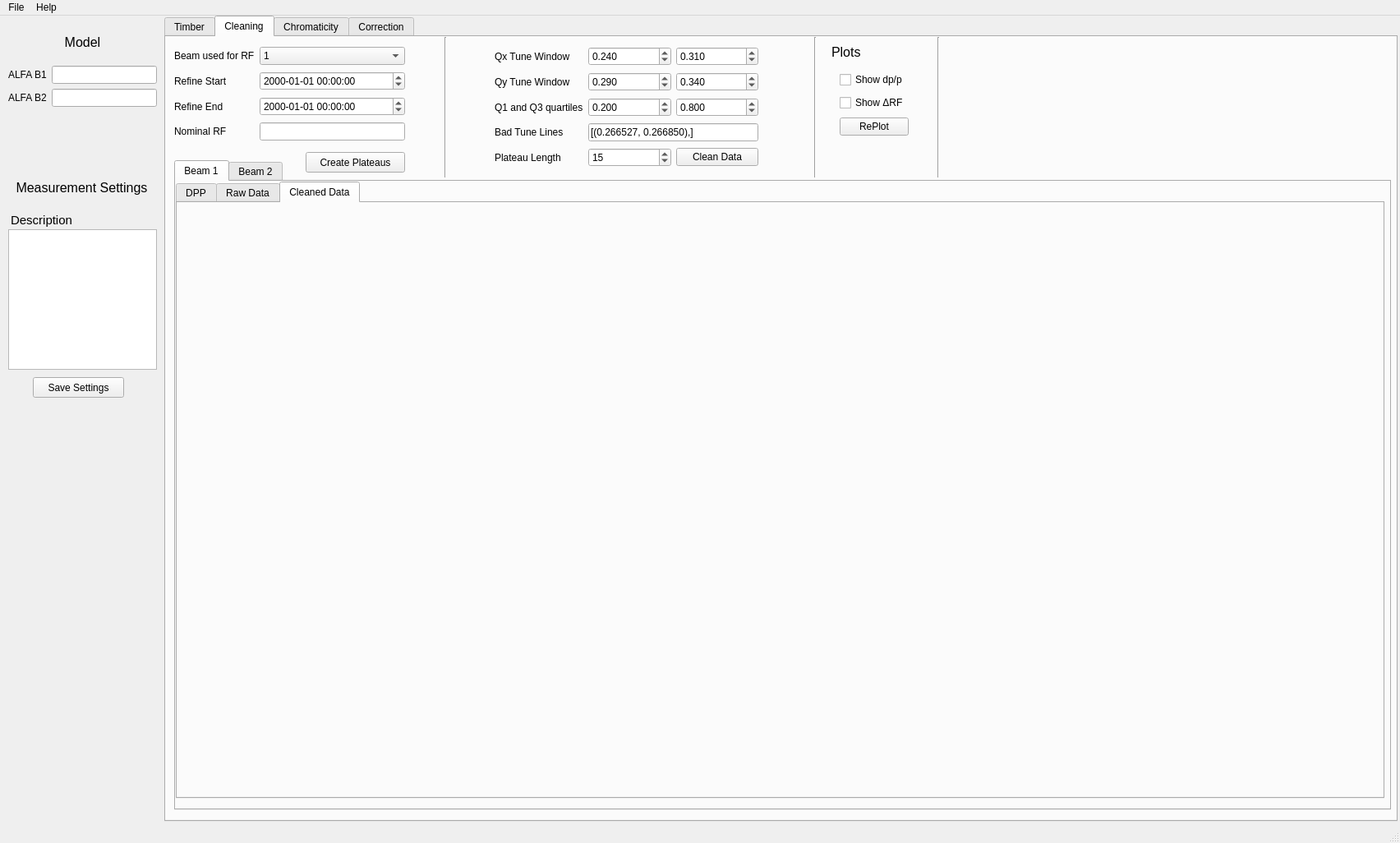
<?xml version="1.0" encoding="UTF-8"?>
<ui version="4.0">
 <class>mainWindow</class>
 <widget class="QMainWindow" name="mainWindow">
  <property name="geometry">
   <rect>
    <x>0</x>
    <y>0</y>
    <width>1704</width>
    <height>1026</height>
   </rect>
  </property>
  <property name="windowTitle">
   <string>Non-Linear Chromaticity GUI</string>
  </property>
  <widget class="QWidget" name="centralwidget">
   <widget class="QTabWidget" name="tabWidget">
    <property name="geometry">
     <rect>
      <x>200</x>
      <y>0</y>
      <width>1501</width>
      <height>981</height>
     </rect>
    </property>
    <property name="currentIndex">
     <number>1</number>
    </property>
    <widget class="QWidget" name="timberTab">
     <property name="font">
      <font>
       <weight>50</weight>
       <bold>false</bold>
      </font>
     </property>
     <attribute name="title">
      <string>Timber</string>
     </attribute>
     <widget class="QPushButton" name="extractTimberButton">
      <property name="geometry">
       <rect>
        <x>20</x>
        <y>110</y>
        <width>241</width>
        <height>25</height>
       </rect>
      </property>
      <property name="text">
       <string>Extract Data</string>
      </property>
     </widget>
     <widget class="QLabel" name="statusTimberExtractionLabel">
      <property name="geometry">
       <rect>
        <x>20</x>
        <y>150</y>
        <width>241</width>
        <height>141</height>
       </rect>
      </property>
      <property name="layoutDirection">
       <enum>Qt::LeftToRight</enum>
      </property>
      <property name="text">
       <string/>
      </property>
      <property name="alignment">
       <set>Qt::AlignHCenter|Qt::AlignTop</set>
      </property>
     </widget>
     <widget class="QWidget" name="layoutWidget">
      <property name="geometry">
       <rect>
        <x>10</x>
        <y>10</y>
        <width>301</width>
        <height>89</height>
       </rect>
      </property>
      <layout class="QGridLayout" name="gridLayout_3">
       <item row="2" column="1">
        <widget class="QDateTimeEdit" name="endTimeTimberEdit">
         <property name="date">
          <date>
           <year>2022</year>
           <month>1</month>
           <day>1</day>
          </date>
         </property>
         <property name="displayFormat">
          <string>yyyy-MM-dd HH:mm:ss</string>
         </property>
         <property name="calendarPopup">
          <bool>true</bool>
         </property>
        </widget>
       </item>
       <item row="1" column="0">
        <widget class="QLabel" name="label">
         <property name="toolTip">
          <string>Start time of measurement, in local time</string>
         </property>
         <property name="text">
          <string>Start of Measurement</string>
         </property>
        </widget>
       </item>
       <item row="1" column="1">
        <widget class="QDateTimeEdit" name="startTimeTimberEdit">
         <property name="dateTime">
          <datetime>
           <hour>0</hour>
           <minute>0</minute>
           <second>0</second>
           <year>2022</year>
           <month>1</month>
           <day>1</day>
          </datetime>
         </property>
         <property name="displayFormat">
          <string>yyyy-MM-dd HH:mm:ss</string>
         </property>
         <property name="calendarPopup">
          <bool>true</bool>
         </property>
        </widget>
       </item>
       <item row="2" column="0">
        <widget class="QLabel" name="label_2">
         <property name="toolTip">
          <string>End time of measurement, in local time</string>
         </property>
         <property name="text">
          <string>End of Measurement</string>
         </property>
        </widget>
       </item>
       <item row="3" column="0">
        <widget class="QLabel" name="label_3">
         <property name="text">
          <string>Extract raw BBQ</string>
         </property>
        </widget>
       </item>
       <item row="3" column="1">
        <widget class="QCheckBox" name="rawBBQCheckBox">
         <property name="sizePolicy">
          <sizepolicy hsizetype="Minimum" vsizetype="Fixed">
           <horstretch>0</horstretch>
           <verstretch>0</verstretch>
          </sizepolicy>
         </property>
         <property name="layoutDirection">
          <enum>Qt::LeftToRight</enum>
         </property>
         <property name="autoFillBackground">
          <bool>false</bool>
         </property>
         <property name="text">
          <string/>
         </property>
         <property name="tristate">
          <bool>false</bool>
         </property>
        </widget>
       </item>
      </layout>
     </widget>
    </widget>
    <widget class="QWidget" name="cleaningTab">
     <attribute name="title">
      <string>Cleaning</string>
     </attribute>
     <widget class="QPushButton" name="createPlateausButton">
      <property name="geometry">
       <rect>
        <x>170</x>
        <y>140</y>
        <width>121</width>
        <height>25</height>
       </rect>
      </property>
      <property name="text">
       <string>Create Plateaus</string>
      </property>
     </widget>
     <widget class="QTabWidget" name="cleaningPlotsTab">
      <property name="geometry">
       <rect>
        <x>10</x>
        <y>150</y>
        <width>1481</width>
        <height>791</height>
       </rect>
      </property>
      <property name="currentIndex">
       <number>0</number>
      </property>
      <widget class="QWidget" name="beam1PlotsTab">
       <attribute name="title">
        <string>Beam 1</string>
       </attribute>
       <widget class="QTabWidget" name="tabCleaningB1">
        <property name="geometry">
         <rect>
          <x>0</x>
          <y>0</y>
          <width>1471</width>
          <height>751</height>
         </rect>
        </property>
        <property name="currentIndex">
         <number>2</number>
        </property>
        <property name="tabBarAutoHide">
         <bool>true</bool>
        </property>
        <widget class="QWidget" name="tab">
         <attribute name="title">
          <string>DPP</string>
         </attribute>
         <widget class="QWidget" name="horizontalLayoutWidget">
          <property name="geometry">
           <rect>
            <x>0</x>
            <y>0</y>
            <width>1461</width>
            <height>711</height>
           </rect>
          </property>
          <layout class="QHBoxLayout" name="cleaningPlotB1Layout"/>
         </widget>
        </widget>
        <widget class="QWidget" name="tab_5">
         <attribute name="title">
          <string>Raw Data</string>
         </attribute>
         <widget class="QWidget" name="horizontalLayoutWidget_3">
          <property name="geometry">
           <rect>
            <x>0</x>
            <y>0</y>
            <width>1461</width>
            <height>711</height>
           </rect>
          </property>
          <layout class="QHBoxLayout" name="rawPlotB1Layout"/>
         </widget>
        </widget>
        <widget class="QWidget" name="tab_2">
         <attribute name="title">
          <string>Cleaned Data</string>
         </attribute>
         <widget class="QWidget" name="horizontalLayoutWidget_7">
          <property name="geometry">
           <rect>
            <x>0</x>
            <y>0</y>
            <width>1461</width>
            <height>711</height>
           </rect>
          </property>
          <layout class="QHBoxLayout" name="cleanPlotB1Layout"/>
         </widget>
        </widget>
       </widget>
      </widget>
      <widget class="QWidget" name="beam2PlotsTab">
       <attribute name="title">
        <string>Beam 2</string>
       </attribute>
       <widget class="QTabWidget" name="tabCleaningB2">
        <property name="geometry">
         <rect>
          <x>0</x>
          <y>0</y>
          <width>1471</width>
          <height>751</height>
         </rect>
        </property>
        <property name="currentIndex">
         <number>2</number>
        </property>
        <property name="tabBarAutoHide">
         <bool>false</bool>
        </property>
        <widget class="QWidget" name="tab_3">
         <attribute name="title">
          <string>DPP</string>
         </attribute>
         <widget class="QWidget" name="horizontalLayoutWidget_2">
          <property name="geometry">
           <rect>
            <x>0</x>
            <y>0</y>
            <width>1461</width>
            <height>711</height>
           </rect>
          </property>
          <layout class="QHBoxLayout" name="cleaningPlotB2Layout"/>
         </widget>
        </widget>
        <widget class="QWidget" name="tab_6">
         <attribute name="title">
          <string>Raw Data</string>
         </attribute>
         <widget class="QWidget" name="horizontalLayoutWidget_4">
          <property name="geometry">
           <rect>
            <x>0</x>
            <y>0</y>
            <width>1461</width>
            <height>711</height>
           </rect>
          </property>
          <layout class="QHBoxLayout" name="rawPlotB2Layout"/>
         </widget>
        </widget>
        <widget class="QWidget" name="tab_4">
         <attribute name="title">
          <string>Cleaned Data</string>
         </attribute>
         <widget class="QWidget" name="horizontalLayoutWidget_8">
          <property name="geometry">
           <rect>
            <x>0</x>
            <y>0</y>
            <width>1461</width>
            <height>711</height>
           </rect>
          </property>
          <layout class="QHBoxLayout" name="cleanPlotB2Layout"/>
         </widget>
        </widget>
       </widget>
      </widget>
     </widget>
     <widget class="QWidget" name="cleaningWidget" native="true">
      <property name="geometry">
       <rect>
        <x>360</x>
        <y>10</y>
        <width>411</width>
        <height>161</height>
       </rect>
      </property>
      <widget class="QWidget" name="layoutWidget">
       <property name="geometry">
        <rect>
         <x>40</x>
         <y>0</y>
         <width>321</width>
         <height>155</height>
        </rect>
       </property>
       <layout class="QGridLayout" name="gridLayout_5">
        <item row="0" column="0">
         <widget class="QLabel" name="label_7">
          <property name="text">
           <string>Qx Tune Window</string>
          </property>
         </widget>
        </item>
        <item row="2" column="2">
         <widget class="QDoubleSpinBox" name="q3Quartile">
          <property name="decimals">
           <number>3</number>
          </property>
          <property name="singleStep">
           <double>0.050000000000000</double>
          </property>
          <property name="value">
           <double>0.800000000000000</double>
          </property>
         </widget>
        </item>
        <item row="4" column="0">
         <widget class="QLabel" name="label_15">
          <property name="text">
           <string>Plateau Length</string>
          </property>
         </widget>
        </item>
        <item row="0" column="2">
         <widget class="QDoubleSpinBox" name="qxWindowHigh">
          <property name="decimals">
           <number>3</number>
          </property>
          <property name="singleStep">
           <double>0.010000000000000</double>
          </property>
          <property name="value">
           <double>0.310000000000000</double>
          </property>
         </widget>
        </item>
        <item row="1" column="1">
         <widget class="QDoubleSpinBox" name="qyWindowLow">
          <property name="decimals">
           <number>3</number>
          </property>
          <property name="singleStep">
           <double>0.010000000000000</double>
          </property>
          <property name="value">
           <double>0.290000000000000</double>
          </property>
         </widget>
        </item>
        <item row="1" column="2">
         <widget class="QDoubleSpinBox" name="qyWindowHigh">
          <property name="decimals">
           <number>3</number>
          </property>
          <property name="singleStep">
           <double>0.010000000000000</double>
          </property>
          <property name="value">
           <double>0.340000000000000</double>
          </property>
         </widget>
        </item>
        <item row="1" column="0">
         <widget class="QLabel" name="label_8">
          <property name="text">
           <string>Qy Tune Window</string>
          </property>
         </widget>
        </item>
        <item row="0" column="1">
         <widget class="QDoubleSpinBox" name="qxWindowLow">
          <property name="decimals">
           <number>3</number>
          </property>
          <property name="singleStep">
           <double>0.010000000000000</double>
          </property>
          <property name="value">
           <double>0.240000000000000</double>
          </property>
         </widget>
        </item>
        <item row="2" column="1">
         <widget class="QDoubleSpinBox" name="q1Quartile">
          <property name="decimals">
           <number>3</number>
          </property>
          <property name="singleStep">
           <double>0.050000000000000</double>
          </property>
          <property name="value">
           <double>0.200000000000000</double>
          </property>
         </widget>
        </item>
        <item row="2" column="0">
         <widget class="QLabel" name="label_14">
          <property name="text">
           <string>Q1 and Q3 quartiles</string>
          </property>
         </widget>
        </item>
        <item row="4" column="1">
         <widget class="QSpinBox" name="plateauLength">
          <property name="minimum">
           <number>1</number>
          </property>
          <property name="value">
           <number>15</number>
          </property>
         </widget>
        </item>
        <item row="3" column="1" colspan="2">
         <widget class="QLineEdit" name="badTunesLineEdit">
          <property name="text">
           <string>[(0.266527, 0.266850),]</string>
          </property>
          <property name="placeholderText">
           <string/>
          </property>
         </widget>
        </item>
        <item row="3" column="0">
         <widget class="QLabel" name="label_16">
          <property name="text">
           <string>Bad Tune Lines</string>
          </property>
         </widget>
        </item>
        <item row="4" column="2">
         <widget class="QPushButton" name="cleanDataButton">
          <property name="text">
           <string>Clean Data</string>
          </property>
         </widget>
        </item>
       </layout>
      </widget>
     </widget>
     <widget class="Line" name="line">
      <property name="geometry">
       <rect>
        <x>330</x>
        <y>0</y>
        <width>20</width>
        <height>171</height>
       </rect>
      </property>
      <property name="orientation">
       <enum>Qt::Vertical</enum>
      </property>
     </widget>
     <widget class="Line" name="line_2">
      <property name="geometry">
       <rect>
        <x>780</x>
        <y>0</y>
        <width>20</width>
        <height>171</height>
       </rect>
      </property>
      <property name="orientation">
       <enum>Qt::Vertical</enum>
      </property>
     </widget>
     <widget class="QLabel" name="label_17">
      <property name="geometry">
       <rect>
        <x>810</x>
        <y>10</y>
        <width>51</width>
        <height>17</height>
       </rect>
      </property>
      <property name="font">
       <font>
        <pointsize>12</pointsize>
       </font>
      </property>
      <property name="text">
       <string>Plots</string>
      </property>
     </widget>
     <widget class="Line" name="line_3">
      <property name="geometry">
       <rect>
        <x>930</x>
        <y>0</y>
        <width>20</width>
        <height>171</height>
       </rect>
      </property>
      <property name="orientation">
       <enum>Qt::Vertical</enum>
      </property>
     </widget>
     <widget class="QWidget" name="layoutWidget">
      <property name="geometry">
       <rect>
        <x>10</x>
        <y>10</y>
        <width>281</width>
        <height>122</height>
       </rect>
      </property>
      <layout class="QGridLayout" name="gridLayout_4">
       <item row="2" column="0">
        <widget class="QLabel" name="label_6">
         <property name="text">
          <string>Refine End</string>
         </property>
        </widget>
       </item>
       <item row="0" column="1">
        <widget class="QComboBox" name="rfBeamComboBox">
         <property name="layoutDirection">
          <enum>Qt::LeftToRight</enum>
         </property>
         <property name="insertPolicy">
          <enum>QComboBox::InsertAtBottom</enum>
         </property>
         <property name="modelColumn">
          <number>0</number>
         </property>
         <item>
          <property name="text">
           <string>1</string>
          </property>
         </item>
         <item>
          <property name="text">
           <string>2</string>
          </property>
         </item>
        </widget>
       </item>
       <item row="0" column="0">
        <widget class="QLabel" name="label_4">
         <property name="toolTip">
          <string>The RF Frequency isn't always registered for both beams. Usually only BEAM 1 contains the data.</string>
         </property>
         <property name="text">
          <string>Beam used for RF</string>
         </property>
        </widget>
       </item>
       <item row="2" column="1">
        <widget class="QDateTimeEdit" name="endPlateauDateTimeEdit">
         <property name="displayFormat">
          <string>yyyy-MM-dd HH:mm:ss</string>
         </property>
        </widget>
       </item>
       <item row="1" column="0">
        <widget class="QLabel" name="label_5">
         <property name="text">
          <string>Refine Start</string>
         </property>
        </widget>
       </item>
       <item row="1" column="1">
        <widget class="QDateTimeEdit" name="startPlateauDateTimeEdit">
         <property name="displayFormat">
          <string>yyyy-MM-dd HH:mm:ss</string>
         </property>
        </widget>
       </item>
       <item row="3" column="1">
        <widget class="QLineEdit" name="nominalRfLineEdit">
         <property name="enabled">
          <bool>true</bool>
         </property>
         <property name="text">
          <string/>
         </property>
        </widget>
       </item>
       <item row="3" column="0">
        <widget class="QLabel" name="nominalRfLabel">
         <property name="toolTip">
          <string>&lt;html&gt;&lt;head/&gt;&lt;body&gt;&lt;p&gt;Nominal Frequency of the RF (Usually around 400_788_869).&lt;/p&gt;&lt;p&gt;If set to 0 or &lt;span style=&quot; font-style:italic;&quot;&gt;None&lt;/span&gt;, it will default to the first value of the measurement.&lt;/p&gt;&lt;/body&gt;&lt;/html&gt;</string>
         </property>
         <property name="text">
          <string>Nominal RF</string>
         </property>
        </widget>
       </item>
      </layout>
     </widget>
     <widget class="QWidget" name="layoutWidget">
      <property name="geometry">
       <rect>
        <x>820</x>
        <y>40</y>
        <width>84</width>
        <height>85</height>
       </rect>
      </property>
      <layout class="QGridLayout" name="gridLayout_8">
       <item row="1" column="0">
        <widget class="QCheckBox" name="showDeltaRfCheckBox">
         <property name="text">
          <string>Show ΔRF</string>
         </property>
        </widget>
       </item>
       <item row="0" column="0">
        <widget class="QCheckBox" name="showDppCheckBox">
         <property name="text">
          <string>Show dp/p</string>
         </property>
        </widget>
       </item>
       <item row="2" column="0">
        <widget class="QPushButton" name="RePlotCleaningButton">
         <property name="text">
          <string>RePlot</string>
         </property>
        </widget>
       </item>
      </layout>
     </widget>
     <zorder>cleaningPlotsTab</zorder>
     <zorder>createPlateausButton</zorder>
     <zorder>cleaningWidget</zorder>
     <zorder>line</zorder>
     <zorder>line_2</zorder>
     <zorder>label_17</zorder>
     <zorder>line_3</zorder>
     <zorder>layoutWidget</zorder>
     <zorder>layoutWidget</zorder>
    </widget>
    <widget class="QWidget" name="chromaticityTab">
     <attribute name="title">
      <string>Chromaticity</string>
     </attribute>
     <widget class="QTabWidget" name="beamChromaticityTabWidget">
      <property name="geometry">
       <rect>
        <x>10</x>
        <y>130</y>
        <width>1481</width>
        <height>811</height>
       </rect>
      </property>
      <property name="currentIndex">
       <number>0</number>
      </property>
      <widget class="QWidget" name="tab_10">
       <attribute name="title">
        <string>Beam 1</string>
       </attribute>
       <widget class="QWidget" name="horizontalLayoutWidget_9">
        <property name="geometry">
         <rect>
          <x>0</x>
          <y>0</y>
          <width>1471</width>
          <height>771</height>
         </rect>
        </property>
        <layout class="QHBoxLayout" name="beam1ChromaLayout"/>
       </widget>
      </widget>
      <widget class="QWidget" name="tab_11">
       <attribute name="title">
        <string>Beam 2</string>
       </attribute>
       <widget class="QWidget" name="horizontalLayoutWidget_10">
        <property name="geometry">
         <rect>
          <x>0</x>
          <y>0</y>
          <width>1471</width>
          <height>771</height>
         </rect>
        </property>
        <layout class="QHBoxLayout" name="beam2ChromaLayout"/>
       </widget>
      </widget>
     </widget>
     <widget class="QPushButton" name="computeChromaButton">
      <property name="geometry">
       <rect>
        <x>10</x>
        <y>90</y>
        <width>131</width>
        <height>25</height>
       </rect>
      </property>
      <property name="text">
       <string>Compute Chromaticity</string>
      </property>
     </widget>
     <widget class="QTableView" name="beamChromaticityTableView">
      <property name="geometry">
       <rect>
        <x>470</x>
        <y>60</y>
        <width>831</width>
        <height>91</height>
       </rect>
      </property>
      <property name="gridStyle">
       <enum>Qt::NoPen</enum>
      </property>
      <property name="sortingEnabled">
       <bool>false</bool>
      </property>
      <attribute name="horizontalHeaderStretchLastSection">
       <bool>false</bool>
      </attribute>
     </widget>
     <widget class="QWidget" name="layoutWidget">
      <property name="geometry">
       <rect>
        <x>10</x>
        <y>10</y>
        <width>306</width>
        <height>61</height>
       </rect>
      </property>
      <layout class="QGridLayout" name="gridLayout_12">
       <item row="0" column="0">
        <layout class="QGridLayout" name="gridLayout_9">
         <item row="0" column="5">
          <widget class="QCheckBox" name="ChromaOrder7CheckBox">
           <property name="text">
            <string>7</string>
           </property>
          </widget>
         </item>
         <item row="0" column="3">
          <widget class="QCheckBox" name="ChromaOrder5CheckBox">
           <property name="text">
            <string>5</string>
           </property>
          </widget>
         </item>
         <item row="0" column="4">
          <widget class="QCheckBox" name="ChromaOrder6CheckBox">
           <property name="text">
            <string>6</string>
           </property>
          </widget>
         </item>
         <item row="0" column="1">
          <widget class="QCheckBox" name="ChromaOrder3CheckBox">
           <property name="text">
            <string>3</string>
           </property>
           <property name="checked">
            <bool>true</bool>
           </property>
          </widget>
         </item>
         <item row="0" column="0">
          <widget class="QLabel" name="label_18">
           <property name="text">
            <string>Chromaticity Orders </string>
           </property>
          </widget>
         </item>
         <item row="0" column="2">
          <widget class="QCheckBox" name="ChromaOrder4CheckBox">
           <property name="text">
            <string>4</string>
           </property>
          </widget>
         </item>
        </layout>
       </item>
       <item row="1" column="0">
        <layout class="QGridLayout" name="gridLayout_11">
         <item row="0" column="0">
          <widget class="QLabel" name="label_21">
           <property name="text">
            <string>DPP Range</string>
           </property>
          </widget>
         </item>
         <item row="0" column="1">
          <widget class="QDoubleSpinBox" name="dppRangeLowSpinBox">
           <property name="decimals">
            <number>4</number>
           </property>
           <property name="minimum">
            <double>-99.989999999999995</double>
           </property>
           <property name="singleStep">
            <double>0.000100000000000</double>
           </property>
           <property name="value">
            <double>-0.005000000000000</double>
           </property>
          </widget>
         </item>
         <item row="0" column="2">
          <widget class="QDoubleSpinBox" name="dppRangeHighSpinBox">
           <property name="decimals">
            <number>4</number>
           </property>
           <property name="minimum">
            <double>-99.989999999999995</double>
           </property>
           <property name="singleStep">
            <double>0.000100000000000</double>
           </property>
           <property name="value">
            <double>0.005000000000000</double>
           </property>
          </widget>
         </item>
        </layout>
       </item>
      </layout>
     </widget>
     <widget class="QLabel" name="chromaticityFormulaLabel">
      <property name="geometry">
       <rect>
        <x>430</x>
        <y>9</y>
        <width>911</width>
        <height>41</height>
       </rect>
      </property>
      <property name="text">
       <string/>
      </property>
      <property name="alignment">
       <set>Qt::AlignCenter</set>
      </property>
     </widget>
    </widget>
    <widget class="QWidget" name="correctionTab">
     <property name="enabled">
      <bool>false</bool>
     </property>
     <attribute name="title">
      <string>Correction</string>
     </attribute>
     <widget class="QPushButton" name="correctionButton">
      <property name="geometry">
       <rect>
        <x>630</x>
        <y>100</y>
        <width>171</width>
        <height>25</height>
       </rect>
      </property>
      <property name="text">
       <string>Correct</string>
      </property>
     </widget>
     <widget class="QWidget" name="layoutWidget">
      <property name="geometry">
       <rect>
        <x>21</x>
        <y>31</y>
        <width>471</width>
        <height>130</height>
       </rect>
      </property>
      <layout class="QVBoxLayout" name="verticalLayout_4">
       <item>
        <layout class="QVBoxLayout" name="verticalLayout_3">
         <item>
          <layout class="QHBoxLayout" name="horizontalLayout_3">
           <item>
            <widget class="QLabel" name="label_9">
             <property name="toolTip">
              <string>Optics directory of the measurement to correct</string>
             </property>
             <property name="whatsThis">
              <string/>
             </property>
             <property name="text">
              <string>Measurement to correct</string>
             </property>
            </widget>
           </item>
           <item>
            <widget class="QLineEdit" name="measurementCorrectionLineEdit">
             <property name="text">
              <string/>
             </property>
            </widget>
           </item>
           <item>
            <widget class="QToolButton" name="mesurementCorrectionToolButton">
             <property name="text">
              <string>...</string>
             </property>
            </widget>
           </item>
          </layout>
         </item>
        </layout>
       </item>
       <item>
        <layout class="QHBoxLayout" name="horizontalLayout">
         <item>
          <layout class="QVBoxLayout" name="verticalLayout_7">
           <item>
            <widget class="QLabel" name="label_33">
             <property name="text">
              <string>Chromaticity Factor</string>
             </property>
            </widget>
           </item>
           <item>
            <widget class="QLabel" name="label_34">
             <property name="text">
              <string>rcond</string>
             </property>
            </widget>
           </item>
           <item>
            <widget class="QLabel" name="label_10">
             <property name="text">
              <string>Observables to correct</string>
             </property>
            </widget>
           </item>
          </layout>
         </item>
         <item>
          <layout class="QVBoxLayout" name="verticalCorrectionLayout">
           <item>
            <widget class="QSpinBox" name="factorChromaSpinBox">
             <property name="maximum">
              <number>10000</number>
             </property>
             <property name="value">
              <number>520</number>
             </property>
            </widget>
           </item>
           <item>
            <widget class="QDoubleSpinBox" name="rcondCorrectionSpinBox">
             <property name="singleStep">
              <double>0.000010000000000</double>
             </property>
             <property name="value">
              <double>0.010000000000000</double>
             </property>
            </widget>
           </item>
           <item>
            <widget class="QComboBox" name="observablesCorrectionComboBox"/>
           </item>
          </layout>
         </item>
        </layout>
       </item>
      </layout>
     </widget>
    </widget>
   </widget>
   <widget class="QPushButton" name="saveSettingsButton">
    <property name="geometry">
     <rect>
      <x>40</x>
      <y>440</y>
      <width>111</width>
      <height>25</height>
     </rect>
    </property>
    <property name="text">
     <string>Save Settings</string>
    </property>
   </widget>
   <widget class="QWidget" name="layoutWidget">
    <property name="geometry">
     <rect>
      <x>10</x>
      <y>10</y>
      <width>181</width>
      <height>101</height>
     </rect>
    </property>
    <layout class="QVBoxLayout" name="verticalLayout">
     <item>
      <widget class="QLabel" name="modelLabel">
       <property name="font">
        <font>
         <pointsize>12</pointsize>
        </font>
       </property>
       <property name="toolTip">
        <string>Model information. Click for more details.</string>
       </property>
       <property name="text">
        <string>Model</string>
       </property>
       <property name="alignment">
        <set>Qt::AlignCenter</set>
       </property>
      </widget>
     </item>
     <item>
      <layout class="QGridLayout" name="gridLayout">
       <item row="0" column="1">
        <widget class="QLineEdit" name="alfaB1LineEdit">
         <property name="enabled">
          <bool>true</bool>
         </property>
         <property name="text">
          <string/>
         </property>
        </widget>
       </item>
       <item row="0" column="0">
        <widget class="QLabel" name="alfaB1Label">
         <property name="text">
          <string>ALFA B1</string>
         </property>
        </widget>
       </item>
       <item row="1" column="0">
        <widget class="QLabel" name="alfaB2Label">
         <property name="text">
          <string>ALFA B2</string>
         </property>
        </widget>
       </item>
       <item row="1" column="1">
        <widget class="QLineEdit" name="alfaB2LineEdit">
         <property name="enabled">
          <bool>true</bool>
         </property>
         <property name="text">
          <string/>
         </property>
        </widget>
       </item>
      </layout>
     </item>
    </layout>
   </widget>
   <widget class="QPlainTextEdit" name="descriptionPlainTextEdit">
    <property name="geometry">
     <rect>
      <x>10</x>
      <y>260</y>
      <width>181</width>
      <height>171</height>
     </rect>
    </property>
   </widget>
   <widget class="QLabel" name="label_11">
    <property name="geometry">
     <rect>
      <x>0</x>
      <y>240</y>
      <width>101</width>
      <height>17</height>
     </rect>
    </property>
    <property name="font">
     <font>
      <pointsize>11</pointsize>
     </font>
    </property>
    <property name="text">
     <string>Description</string>
    </property>
    <property name="alignment">
     <set>Qt::AlignCenter</set>
    </property>
   </widget>
   <widget class="QLabel" name="measurementLabel">
    <property name="geometry">
     <rect>
      <x>10</x>
      <y>170</y>
      <width>179</width>
      <height>79</height>
     </rect>
    </property>
    <property name="font">
     <font>
      <pointsize>12</pointsize>
     </font>
    </property>
    <property name="text">
     <string>Measurement Settings</string>
    </property>
    <property name="alignment">
     <set>Qt::AlignCenter</set>
    </property>
   </widget>
  </widget>
  <widget class="QMenuBar" name="menubar">
   <property name="geometry">
    <rect>
     <x>0</x>
     <y>0</y>
     <width>1704</width>
     <height>22</height>
    </rect>
   </property>
   <widget class="QMenu" name="menuFile">
    <property name="title">
     <string>File</string>
    </property>
    <addaction name="separator"/>
    <addaction name="actionNew"/>
    <addaction name="actionOpen"/>
    <addaction name="separator"/>
    <addaction name="actionQuit"/>
   </widget>
   <widget class="QMenu" name="menuAbout">
    <property name="title">
     <string>Help</string>
    </property>
    <addaction name="actionAbout"/>
   </widget>
   <addaction name="menuFile"/>
   <addaction name="menuAbout"/>
  </widget>
  <widget class="QStatusBar" name="statusbar"/>
  <action name="actionNew">
   <property name="text">
    <string>New</string>
   </property>
  </action>
  <action name="actionOpen">
   <property name="text">
    <string>Open</string>
   </property>
  </action>
  <action name="actionAbout">
   <property name="text">
    <string>About</string>
   </property>
  </action>
  <action name="actionQuit">
   <property name="text">
    <string>Quit</string>
   </property>
  </action>
 </widget>
 <resources/>
 <connections>
  <connection>
   <sender>actionNew</sender>
   <signal>triggered()</signal>
   <receiver>mainWindow</receiver>
   <slot>newMeasurementClicked()</slot>
   <hints>
    <hint type="sourcelabel">
     <x>-1</x>
     <y>-1</y>
    </hint>
    <hint type="destinationlabel">
     <x>849</x>
     <y>512</y>
    </hint>
   </hints>
  </connection>
  <connection>
   <sender>actionOpen</sender>
   <signal>triggered()</signal>
   <receiver>mainWindow</receiver>
   <slot>openMeasurementClicked()</slot>
   <hints>
    <hint type="sourcelabel">
     <x>-1</x>
     <y>-1</y>
    </hint>
    <hint type="destinationlabel">
     <x>849</x>
     <y>512</y>
    </hint>
   </hints>
  </connection>
  <connection>
   <sender>actionQuit</sender>
   <signal>triggered()</signal>
   <receiver>mainWindow</receiver>
   <slot>close()</slot>
   <hints>
    <hint type="sourcelabel">
     <x>-1</x>
     <y>-1</y>
    </hint>
    <hint type="destinationlabel">
     <x>849</x>
     <y>512</y>
    </hint>
   </hints>
  </connection>
  <connection>
   <sender>extractTimberButton</sender>
   <signal>clicked()</signal>
   <receiver>mainWindow</receiver>
   <slot>extractTimberClicked()</slot>
   <hints>
    <hint type="sourcelabel">
     <x>342</x>
     <y>173</y>
    </hint>
    <hint type="destinationlabel">
     <x>851</x>
     <y>512</y>
    </hint>
   </hints>
  </connection>
  <connection>
   <sender>createPlateausButton</sender>
   <signal>clicked()</signal>
   <receiver>mainWindow</receiver>
   <slot>createPlateausClicked()</slot>
   <hints>
    <hint type="sourcelabel">
     <x>322</x>
     <y>173</y>
    </hint>
    <hint type="destinationlabel">
     <x>851</x>
     <y>512</y>
    </hint>
   </hints>
  </connection>
  <connection>
   <sender>saveSettingsButton</sender>
   <signal>clicked()</signal>
   <receiver>mainWindow</receiver>
   <slot>saveSettingsClicked()</slot>
   <hints>
    <hint type="sourcelabel">
     <x>95</x>
     <y>284</y>
    </hint>
    <hint type="destinationlabel">
     <x>851</x>
     <y>512</y>
    </hint>
   </hints>
  </connection>
  <connection>
   <sender>cleanDataButton</sender>
   <signal>clicked()</signal>
   <receiver>mainWindow</receiver>
   <slot>cleanDataClicked()</slot>
   <hints>
    <hint type="sourcelabel">
     <x>901</x>
     <y>143</y>
    </hint>
    <hint type="destinationlabel">
     <x>851</x>
     <y>512</y>
    </hint>
   </hints>
  </connection>
  <connection>
   <sender>RePlotCleaningButton</sender>
   <signal>clicked()</signal>
   <receiver>mainWindow</receiver>
   <slot>rePlotCleaningClicked()</slot>
   <hints>
    <hint type="sourcelabel">
     <x>1063</x>
     <y>162</y>
    </hint>
    <hint type="destinationlabel">
     <x>851</x>
     <y>512</y>
    </hint>
   </hints>
  </connection>
  <connection>
   <sender>computeChromaButton</sender>
   <signal>clicked()</signal>
   <receiver>mainWindow</receiver>
   <slot>computeChromaClicked()</slot>
   <hints>
    <hint type="sourcelabel">
     <x>537</x>
     <y>153</y>
    </hint>
    <hint type="destinationlabel">
     <x>851</x>
     <y>512</y>
    </hint>
   </hints>
  </connection>
  <connection>
   <sender>beamChromaticityTabWidget</sender>
   <signal>currentChanged(int)</signal>
   <receiver>mainWindow</receiver>
   <slot>updateChromaTablesForBeam()</slot>
   <hints>
    <hint type="sourcelabel">
     <x>952</x>
     <y>586</y>
    </hint>
    <hint type="destinationlabel">
     <x>851</x>
     <y>512</y>
    </hint>
   </hints>
  </connection>
  <connection>
   <sender>mesurementCorrectionToolButton</sender>
   <signal>clicked()</signal>
   <receiver>mainWindow</receiver>
   <slot>openMeasurementCorrectionClicked()</slot>
   <hints>
    <hint type="sourcelabel">
     <x>868</x>
     <y>74</y>
    </hint>
    <hint type="destinationlabel">
     <x>851</x>
     <y>512</y>
    </hint>
   </hints>
  </connection>
  <connection>
   <sender>correctionButton</sender>
   <signal>clicked()</signal>
   <receiver>mainWindow</receiver>
   <slot>correctionButtonClicked()</slot>
   <hints>
    <hint type="sourcelabel">
     <x>917</x>
     <y>163</y>
    </hint>
    <hint type="destinationlabel">
     <x>851</x>
     <y>512</y>
    </hint>
   </hints>
  </connection>
 </connections>
 <slots>
  <slot>newMeasurementClicked()</slot>
  <slot>openMeasurementClicked()</slot>
  <slot>closeGui()</slot>
  <slot>extractTimberClicked()</slot>
  <slot>createPlateausClicked()</slot>
  <slot>saveSettingsClicked()</slot>
  <slot>cleanDataClicked()</slot>
  <slot>rePlotCleaningClicked()</slot>
  <slot>computeChromaClicked()</slot>
  <slot>updateChromaTablesForBeam()</slot>
  <slot>slot1()</slot>
  <slot>openMeasurementCorrectionClicked()</slot>
  <slot>correctionButtonClicked()</slot>
 </slots>
</ui>
